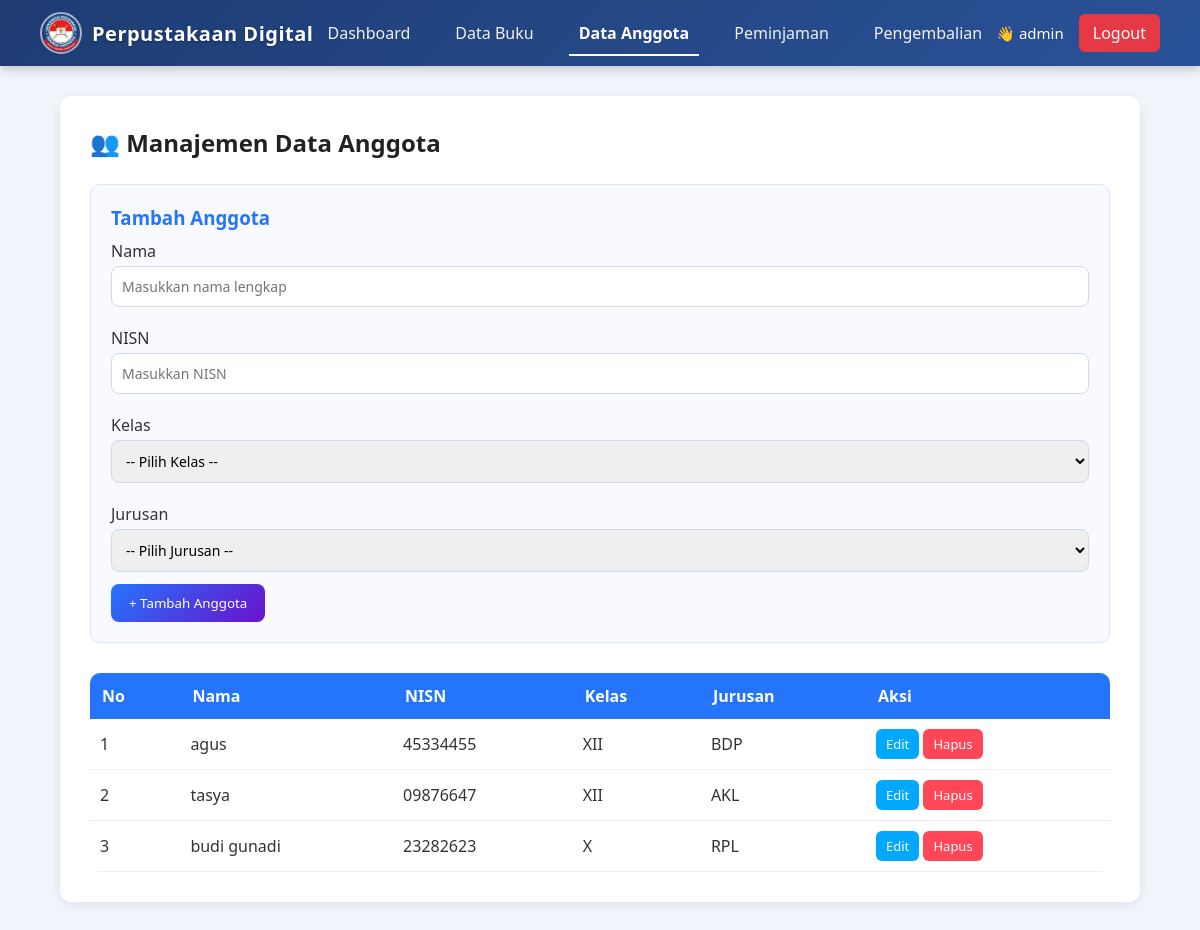
/data_anggota.php (signed in), run on the app's committed database.
### tables this page shows
CREATE TABLE `anggota` (
  `id` int(11) NOT NULL,
  `nama` varchar(100) DEFAULT NULL,
  `nisn` varchar(50) DEFAULT NULL,
  `kelas` varchar(50) DEFAULT NULL,
  `jurusan` varchar(100) DEFAULT NULL
);

### data_anggota.php (the view, shortened to what this page needs)
<?php
include 'koneksi.php';
$result = mysqli_query($conn, "SELECT * FROM anggota ORDER BY id DESC");
?>
<!DOCTYPE html>
<html lang="id">
<head>
</head>
<body>
<?php include 'navbar.php'; ?>
<div class="container">
    <h2>👥 Manajemen Data Anggota</h2>
    <div class="form-box">
        <h3>Tambah Anggota</h3>
        <form method="POST">
            <label>Nama</label>
            <input type="text" name="nama" placeholder="Masukkan nama lengkap" required>
            <label>NISN</label>
            <input type="text" name="nisn" placeholder="Masukkan NISN" required>
            <label>Kelas</label>
            <select name="kelas" required>
                <option value="">-- Pilih Kelas --</option>
            </select>
            <label>Jurusan</label>
            <select name="jurusan" required>
                <option value="">-- Pilih Jurusan --</option>
            </select>
            <button type="submit" name="tambah" class="btn">+ Tambah Anggota</button>
        </form>
    </div>
    <table>
        <tr>
            <th>No</th>
            <th>Nama</th>
            <th>NISN</th>
            <th>Kelas</th>
            <th>Jurusan</th>
            <th>Aksi</th>
        </tr>
        <?php $no = 1; while ($row = mysqli_fetch_assoc($result)): ?>
        <tr>
            <td><?= $no++; ?></td>
            <td><?= htmlspecialchars($row['nama']); ?></td>
            <td><?= htmlspecialchars($row['nisn']); ?></td>
            <td><?= htmlspecialchars($row['kelas']); ?></td>
            <td><?= htmlspecialchars($row['jurusan']); ?></td>
            <td>
                <button type="button" class="edit-btn" onclick='editForm(<?= json_encode($row); ?>)'>Edit</button>
                <a href="?hapus=<?= $row['id']; ?>" onclick="return confirm('Yakin ingin menghapus data ini?')">
                    <button type="button" class="delete-btn">Hapus</button>
                </a>
            </td>
        </tr>
        <?php endwhile; ?>
    </table>
</div>
</body>
</html>

### data_anggota.php (style rules this page uses)
* { box-sizing: border-box; }
body { font-family: 'Poppins', sans-serif; background: #f1f5fb; margin: 0; padding: 0; color: #333; }
.container { width: 90%; margin: 30px auto; background: #fff; padding: 30px; border-radius: 12px; box-shadow: 0 3px 10px rgba(0,0,0,0.08); }
h2 { font-size: 24px; font-weight: 600; color: #222; display: flex; align-items: center; gap: 10px; margin-bottom: 25px; }
.form-box { background: #f8faff; padding: 20px; border-radius: 10px; border: 1px solid #dde6ff; margin-bottom: 30px; }
.form-box h3 { color: #2575fc; margin-bottom: 10px; font-weight: 600; }
label { display: block; margin: 8px 0 4px; font-weight: 500; }
input, select { width: 100%; padding: 10px; border: 1px solid #cfd8f0; border-radius: 8px; margin-bottom: 12px; font-size: 14px; }
.btn { padding: 10px 18px; border: none; border-radius: 8px; cursor: pointer; color: white; background: linear-gradient(135deg, #2575fc, #6a11cb); font-weight: 500; transition: 0.3s; }
table { width: 100%; border-collapse: collapse; margin-top: 10px; border-radius: 10px; overflow: hidden; }
th { background: #2575fc; color: white; text-align: left; padding: 12px; }
td { padding: 10px; border-bottom: 1px solid #eee; }
.edit-btn, .delete-btn { border: none; padding: 6px 10px; border-radius: 6px; cursor: pointer; color: #fff; font-size: 13px; transition: 0.3s; }
.edit-btn { background: #00a8ff; }
.delete-btn { background: #ff4757; }

### navbar.php (style rules this page uses)
* { margin: 0; padding: 0; box-sizing: border-box; font-family: 'Segoe UI', sans-serif; }

### data on the page
anggota: nama "agus", nisn "45334455", kelas "XII", jurusan "BDP"
anggota: nama "tasya", nisn "09876647", kelas "XII", jurusan "AKL"
anggota: nama "budi gunadi", nisn "23282623", kelas "X", jurusan "RPL"

### other printed values
$_SESSION['nama'] "admin"
